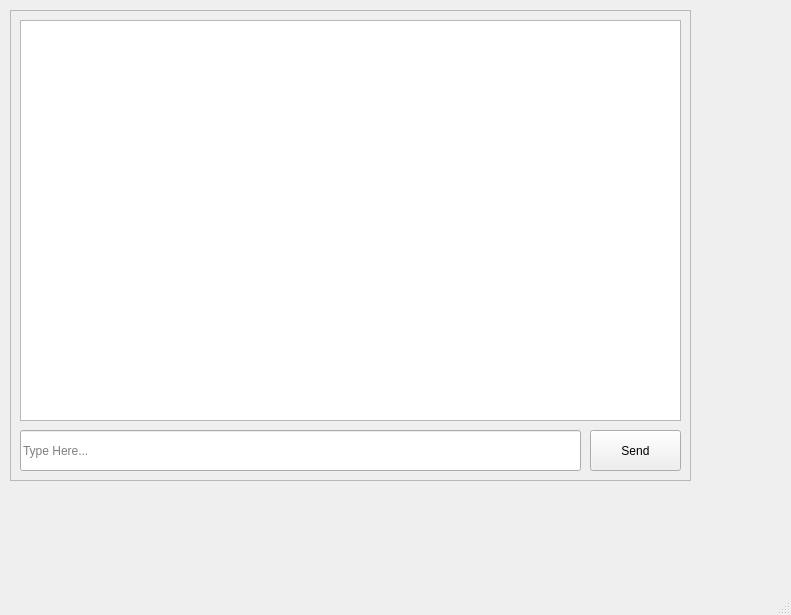
<?xml version="1.0" encoding="UTF-8"?>
<ui version="4.0">
 <class>MainWindow</class>
 <widget class="QMainWindow" name="MainWindow">
  <property name="geometry">
   <rect>
    <x>0</x>
    <y>0</y>
    <width>791</width>
    <height>615</height>
   </rect>
  </property>
  <property name="windowTitle">
   <string>MainWindow</string>
  </property>
  <widget class="QWidget" name="centralwidget">
   <widget class="QFrame" name="frame">
    <property name="geometry">
     <rect>
      <x>10</x>
      <y>10</y>
      <width>681</width>
      <height>471</height>
     </rect>
    </property>
    <property name="frameShape">
     <enum>QFrame::StyledPanel</enum>
    </property>
    <property name="frameShadow">
     <enum>QFrame::Raised</enum>
    </property>
    <widget class="QPushButton" name="pushButton">
     <property name="geometry">
      <rect>
       <x>580</x>
       <y>420</y>
       <width>91</width>
       <height>41</height>
      </rect>
     </property>
     <property name="text">
      <string>Send</string>
     </property>
    </widget>
    <widget class="QLineEdit" name="lineEdit">
     <property name="geometry">
      <rect>
       <x>10</x>
       <y>420</y>
       <width>561</width>
       <height>41</height>
      </rect>
     </property>
     <property name="placeholderText">
      <string>Type Here...</string>
     </property>
    </widget>
    <widget class="QTextEdit" name="textEdit">
     <property name="geometry">
      <rect>
       <x>10</x>
       <y>10</y>
       <width>661</width>
       <height>401</height>
      </rect>
     </property>
    </widget>
   </widget>
  </widget>
  <widget class="QMenuBar" name="menubar">
   <property name="geometry">
    <rect>
     <x>0</x>
     <y>0</y>
     <width>791</width>
     <height>22</height>
    </rect>
   </property>
  </widget>
  <widget class="QStatusBar" name="statusbar"/>
 </widget>
 <resources/>
 <connections/>
</ui>
